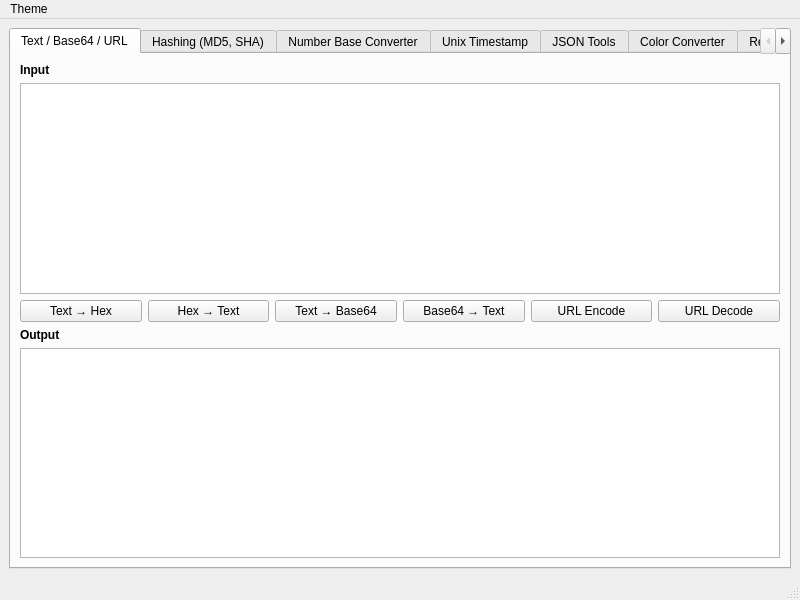
<?xml version="1.0" encoding="UTF-8"?>
<ui version="4.0">
 <class>MainWindow</class>
 <widget class="QMainWindow" name="MainWindow">
  <property name="geometry">
   <rect>
    <x>0</x>
    <y>0</y>
    <width>800</width>
    <height>600</height>
   </rect>
  </property>
  <property name="windowTitle">
   <string>MainWindow</string>
  </property>
  <property name="styleSheet">
   <string notr="true"/>
  </property>
  <widget class="QWidget" name="centralwidget">
   <layout class="QVBoxLayout" name="verticalLayout">
    <item>
     <widget class="QTabWidget" name="tabWidget">
      <property name="currentIndex">
       <number>0</number>
      </property>
      <widget class="QWidget" name="textConvTab">
       <attribute name="title">
        <string>Text / Base64 / URL</string>
       </attribute>
       <layout class="QVBoxLayout" name="verticalLayout_2">
        <item>
         <widget class="QLabel" name="label">
          <property name="text">
           <string>&lt;b&gt;Input&lt;/b&gt;</string>
          </property>
         </widget>
        </item>
        <item>
         <widget class="QPlainTextEdit" name="textInput">
          <property name="font">
           <font>
            <family>Consolas</family>
            <pointsize>10</pointsize>
           </font>
          </property>
         </widget>
        </item>
        <item>
         <layout class="QHBoxLayout" name="horizontalLayout">
          <item>
           <widget class="QPushButton" name="btnTextToHex">
            <property name="text">
             <string>Text → Hex</string>
            </property>
           </widget>
          </item>
          <item>
           <widget class="QPushButton" name="btnHexToText">
            <property name="text">
             <string>Hex → Text</string>
            </property>
           </widget>
          </item>
          <item>
           <widget class="QPushButton" name="btnTextToBase64">
            <property name="text">
             <string>Text → Base64</string>
            </property>
           </widget>
          </item>
          <item>
           <widget class="QPushButton" name="btnBase64ToText">
            <property name="text">
             <string>Base64 → Text</string>
            </property>
           </widget>
          </item>
          <item>
           <widget class="QPushButton" name="btnUrlEncode">
            <property name="text">
             <string>URL Encode</string>
            </property>
           </widget>
          </item>
          <item>
           <widget class="QPushButton" name="btnUrlDecode">
            <property name="text">
             <string>URL Decode</string>
            </property>
           </widget>
          </item>
         </layout>
        </item>
        <item>
         <widget class="QLabel" name="label_2">
          <property name="text">
           <string>&lt;b&gt;Output&lt;/b&gt;</string>
          </property>
         </widget>
        </item>
        <item>
         <widget class="QPlainTextEdit" name="textOutput">
          <property name="font">
           <font>
            <family>Consolas</family>
            <pointsize>10</pointsize>
           </font>
          </property>
          <property name="readOnly">
           <bool>true</bool>
          </property>
         </widget>
        </item>
       </layout>
      </widget>
      <widget class="QWidget" name="hashTab">
       <attribute name="title">
        <string>Hashing (MD5, SHA)</string>
       </attribute>
       <layout class="QVBoxLayout" name="verticalLayout_3">
        <item>
         <widget class="QLabel" name="label_3">
          <property name="text">
           <string>&lt;b&gt;Input Text&lt;/b&gt; (Hashes will update automatically as you type)</string>
          </property>
         </widget>
        </item>
        <item>
         <widget class="QPlainTextEdit" name="hashInputText"/>
        </item>
        <item>
         <layout class="QFormLayout" name="formLayout">
          <item row="0" column="0">
           <widget class="QLabel" name="label_4">
            <property name="text">
             <string>&lt;b&gt;MD5:&lt;/b&gt;</string>
            </property>
           </widget>
          </item>
          <item row="0" column="1">
           <widget class="QLineEdit" name="md5Result">
            <property name="font">
             <font>
              <family>Consolas</family>
             </font>
            </property>
            <property name="readOnly">
             <bool>true</bool>
            </property>
           </widget>
          </item>
          <item row="1" column="0">
           <widget class="QLabel" name="label_5">
            <property name="text">
             <string>&lt;b&gt;SHA-1:&lt;/b&gt;</string>
            </property>
           </widget>
          </item>
          <item row="1" column="1">
           <widget class="QLineEdit" name="sha1Result">
            <property name="font">
             <font>
              <family>Consolas</family>
             </font>
            </property>
            <property name="readOnly">
             <bool>true</bool>
            </property>
           </widget>
          </item>
          <item row="2" column="0">
           <widget class="QLabel" name="label_6">
            <property name="text">
             <string>&lt;b&gt;SHA-256:&lt;/b&gt;</string>
            </property>
           </widget>
          </item>
          <item row="2" column="1">
           <widget class="QLineEdit" name="sha256Result">
            <property name="font">
             <font>
              <family>Consolas</family>
             </font>
            </property>
            <property name="readOnly">
             <bool>true</bool>
            </property>
           </widget>
          </item>
          <item row="3" column="0">
           <widget class="QLabel" name="label_7">
            <property name="text">
             <string>&lt;b&gt;SHA-512:&lt;/b&gt;</string>
            </property>
           </widget>
          </item>
          <item row="3" column="1">
           <widget class="QLineEdit" name="sha512Result">
            <property name="font">
             <font>
              <family>Consolas</family>
             </font>
            </property>
            <property name="readOnly">
             <bool>true</bool>
            </property>
           </widget>
          </item>
         </layout>
        </item>
        <item>
         <spacer name="verticalSpacer">
          <property name="orientation">
           <enum>Qt::Vertical</enum>
          </property>
          <property name="sizeHint" stdset="0">
           <size>
            <width>20</width>
            <height>40</height>
           </size>
          </property>
         </spacer>
        </item>
       </layout>
      </widget>
      <widget class="QWidget" name="numberBaseTab">
       <attribute name="title">
        <string>Number Base Converter</string>
       </attribute>
       <layout class="QVBoxLayout" name="verticalLayout_4">
        <item>
         <widget class="QLabel" name="label_12">
          <property name="text">
           <string>Enter a value in any field and the others will update automatically.</string>
          </property>
         </widget>
        </item>
        <item>
         <layout class="QFormLayout" name="formLayout_2">
          <item row="0" column="0">
           <widget class="QLabel" name="label_8">
            <property name="text">
             <string>&lt;b&gt;Decimal&lt;/b&gt;</string>
            </property>
           </widget>
          </item>
          <item row="0" column="1">
           <widget class="QLineEdit" name="decLineEdit">
            <property name="font">
             <font>
              <family>Consolas</family>
              <pointsize>10</pointsize>
             </font>
            </property>
           </widget>
          </item>
          <item row="1" column="0">
           <widget class="QLabel" name="label_9">
            <property name="text">
             <string>&lt;b&gt;Hexadecimal&lt;/b&gt;</string>
            </property>
           </widget>
          </item>
          <item row="1" column="1">
           <widget class="QLineEdit" name="hexLineEdit">
            <property name="font">
             <font>
              <family>Consolas</family>
              <pointsize>10</pointsize>
             </font>
            </property>
           </widget>
          </item>
          <item row="2" column="0">
           <widget class="QLabel" name="label_10">
            <property name="text">
             <string>&lt;b&gt;Binary&lt;/b&gt;</string>
            </property>
           </widget>
          </item>
          <item row="2" column="1">
           <widget class="QLineEdit" name="binLineEdit">
            <property name="font">
             <font>
              <family>Consolas</family>
              <pointsize>10</pointsize>
             </font>
            </property>
           </widget>
          </item>
          <item row="3" column="0">
           <widget class="QLabel" name="label_11">
            <property name="text">
             <string>&lt;b&gt;Octal&lt;/b&gt;</string>
            </property>
           </widget>
          </item>
          <item row="3" column="1">
           <widget class="QLineEdit" name="octLineEdit">
            <property name="font">
             <font>
              <family>Consolas</family>
              <pointsize>10</pointsize>
             </font>
            </property>
           </widget>
          </item>
         </layout>
        </item>
        <item>
         <spacer name="verticalSpacer_2">
          <property name="orientation">
           <enum>Qt::Vertical</enum>
          </property>
          <property name="sizeHint" stdset="0">
           <size>
            <width>20</width>
            <height>196</height>
           </size>
          </property>
         </spacer>
        </item>
       </layout>
      </widget>
      <widget class="QWidget" name="timestampTab">
       <attribute name="title">
        <string>Unix Timestamp</string>
       </attribute>
       <layout class="QVBoxLayout" name="verticalLayout_5">
        <item>
         <layout class="QFormLayout" name="formLayout_3">
          <item row="0" column="0">
           <widget class="QLabel" name="label_13">
            <property name="text">
             <string>&lt;b&gt;Unix Timestamp (seconds)&lt;/b&gt;</string>
            </property>
           </widget>
          </item>
          <item row="0" column="1">
           <widget class="QLineEdit" name="timestampLineEdit">
            <property name="font">
             <font>
              <family>Consolas</family>
              <pointsize>10</pointsize>
             </font>
            </property>
           </widget>
          </item>
          <item row="2" column="0">
           <widget class="QLabel" name="label_14">
            <property name="text">
             <string>&lt;b&gt;Human-Readable Date (UTC)&lt;/b&gt;</string>
            </property>
           </widget>
          </item>
          <item row="2" column="1">
           <widget class="QDateTimeEdit" name="dateTimeEdit">
            <property name="font">
             <font>
              <pointsize>10</pointsize>
             </font>
            </property>
            <property name="displayFormat">
             <string>yyyy-MM-dd hh:mm:ss</string>
            </property>
            <property name="calendarPopup">
             <bool>true</bool>
            </property>
           </widget>
          </item>
          <item row="1" column="1">
           <layout class="QHBoxLayout" name="horizontalLayout_2">
            <item>
             <widget class="QPushButton" name="btnTimestampToDate">
              <property name="text">
               <string>▼   Convert to Date   ▼</string>
              </property>
             </widget>
            </item>
            <item>
             <widget class="QPushButton" name="btnDateToTimestamp">
              <property name="text">
               <string>▲ Convert to Timestamp ▲</string>
              </property>
             </widget>
            </item>
            <item>
             <spacer name="horizontalSpacer">
              <property name="orientation">
               <enum>Qt::Horizontal</enum>
              </property>
              <property name="sizeHint" stdset="0">
               <size>
                <width>40</width>
                <height>20</height>
               </size>
              </property>
             </spacer>
            </item>
            <item>
             <widget class="QPushButton" name="btnNow">
              <property name="text">
               <string>Now</string>
              </property>
             </widget>
            </item>
           </layout>
          </item>
         </layout>
        </item>
        <item>
         <spacer name="verticalSpacer_3">
          <property name="orientation">
           <enum>Qt::Vertical</enum>
          </property>
          <property name="sizeHint" stdset="0">
           <size>
            <width>20</width>
            <height>298</height>
           </size>
          </property>
         </spacer>
        </item>
       </layout>
      </widget>
      <widget class="QWidget" name="jsonTab">
       <attribute name="title">
        <string>JSON Tools</string>
       </attribute>
       <layout class="QVBoxLayout" name="verticalLayout_6">
        <item>
         <widget class="QLabel" name="label_15">
          <property name="text">
           <string>&lt;b&gt;JSON Input&lt;/b&gt;</string>
          </property>
         </widget>
        </item>
        <item>
         <widget class="QPlainTextEdit" name="jsonInput">
          <property name="font">
           <font>
            <family>Consolas</family>
           </font>
          </property>
         </widget>
        </item>
        <item>
         <layout class="QHBoxLayout" name="horizontalLayout_3">
          <item>
           <widget class="QPushButton" name="btnFormatJson">
            <property name="text">
             <string>Format &amp;&amp; Validate</string>
            </property>
           </widget>
          </item>
          <item>
           <widget class="QLabel" name="jsonStatusLabel">
            <property name="text">
             <string>Status: Awaiting input...</string>
            </property>
           </widget>
          </item>
          <item>
           <spacer name="horizontalSpacer_2">
            <property name="orientation">
             <enum>Qt::Horizontal</enum>
            </property>
            <property name="sizeHint" stdset="0">
             <size>
              <width>40</width>
              <height>20</height>
             </size>
            </property>
           </spacer>
          </item>
         </layout>
        </item>
        <item>
         <widget class="QLabel" name="label_16">
          <property name="text">
           <string>&lt;b&gt;Formatted Output&lt;/b&gt;</string>
          </property>
         </widget>
        </item>
        <item>
         <widget class="QPlainTextEdit" name="jsonOutput">
          <property name="font">
           <font>
            <family>Consolas</family>
           </font>
          </property>
          <property name="readOnly">
           <bool>true</bool>
          </property>
         </widget>
        </item>
       </layout>
      </widget>
      <widget class="QWidget" name="colorTab">
       <attribute name="title">
        <string>Color Converter</string>
       </attribute>
       <layout class="QVBoxLayout" name="verticalLayout_7">
        <item>
         <layout class="QHBoxLayout" name="horizontalLayout_4">
          <item>
           <layout class="QFormLayout" name="formLayout_4">
            <item row="0" column="0">
             <widget class="QLabel" name="label_17">
              <property name="text">
               <string>&lt;b&gt;HEX&lt;/b&gt;</string>
              </property>
             </widget>
            </item>
            <item row="0" column="1">
             <widget class="QLineEdit" name="hexColorLineEdit">
              <property name="text">
               <string/>
              </property>
              <property name="placeholderText">
               <string>#RRGGBB</string>
              </property>
             </widget>
            </item>
            <item row="1" column="0">
             <widget class="QLabel" name="label_18">
              <property name="text">
               <string>&lt;b&gt;RGB&lt;/b&gt;</string>
              </property>
             </widget>
            </item>
            <item row="1" column="1">
             <layout class="QHBoxLayout" name="horizontalLayout_5">
              <item>
               <widget class="QLineEdit" name="redLineEdit">
                <property name="placeholderText">
                 <string>R</string>
                </property>
               </widget>
              </item>
              <item>
               <widget class="QLineEdit" name="greenLineEdit">
                <property name="placeholderText">
                 <string>G</string>
                </property>
               </widget>
              </item>
              <item>
               <widget class="QLineEdit" name="blueLineEdit">
                <property name="placeholderText">
                 <string>B</string>
                </property>
               </widget>
              </item>
             </layout>
            </item>
            <item row="2" column="0">
             <widget class="QLabel" name="label_19">
              <property name="text">
               <string>&lt;b&gt;HSL&lt;/b&gt;</string>
              </property>
             </widget>
            </item>
            <item row="2" column="1">
             <layout class="QHBoxLayout" name="horizontalLayout_6">
              <item>
               <widget class="QLineEdit" name="hueLineEdit">
                <property name="placeholderText">
                 <string>H</string>
                </property>
               </widget>
              </item>
              <item>
               <widget class="QLineEdit" name="satLineEdit">
                <property name="placeholderText">
                 <string>S</string>
                </property>
               </widget>
              </item>
              <item>
               <widget class="QLineEdit" name="lightLineEdit">
                <property name="placeholderText">
                 <string>L</string>
                </property>
               </widget>
              </item>
             </layout>
            </item>
           </layout>
          </item>
          <item>
           <layout class="QVBoxLayout" name="verticalLayout_8">
            <item>
             <widget class="QFrame" name="colorPreviewFrame">
              <property name="minimumSize">
               <size>
                <width>150</width>
                <height>150</height>
               </size>
              </property>
              <property name="autoFillBackground">
               <bool>false</bool>
              </property>
              <property name="styleSheet">
               <string notr="true">background-color: rgb(0, 0, 255); border: 1px solid black;</string>
              </property>
              <property name="frameShape">
               <enum>QFrame::StyledPanel</enum>
              </property>
              <property name="frameShadow">
               <enum>QFrame::Raised</enum>
              </property>
             </widget>
            </item>
            <item>
             <widget class="QPushButton" name="btnPickColor">
              <property name="text">
               <string>Pick Color...</string>
              </property>
             </widget>
            </item>
           </layout>
          </item>
         </layout>
        </item>
        <item>
         <spacer name="verticalSpacer_4">
          <property name="orientation">
           <enum>Qt::Vertical</enum>
          </property>
          <property name="sizeHint" stdset="0">
           <size>
            <width>20</width>
            <height>40</height>
           </size>
          </property>
         </spacer>
        </item>
       </layout>
      </widget>
      <widget class="QWidget" name="regexTab">
       <attribute name="title">
        <string>Regex Tester</string>
       </attribute>
       <layout class="QVBoxLayout" name="verticalLayout_9">
        <item>
         <widget class="QLabel" name="label_20">
          <property name="text">
           <string>&lt;b&gt;Regular Expression&lt;/b&gt;</string>
          </property>
         </widget>
        </item>
        <item>
         <widget class="QLineEdit" name="regexInput">
          <property name="font">
           <font>
            <family>Consolas</family>
           </font>
          </property>
          <property name="placeholderText">
           <string>Enter your regex pattern here...</string>
          </property>
         </widget>
        </item>
        <item>
         <widget class="QLabel" name="label_21">
          <property name="text">
           <string>&lt;b&gt;Test String&lt;/b&gt;</string>
          </property>
         </widget>
        </item>
        <item>
         <widget class="QPlainTextEdit" name="regexTestString">
          <property name="font">
           <font>
            <family>Consolas</family>
           </font>
          </property>
         </widget>
        </item>
        <item>
         <widget class="QLabel" name="regexStatusLabel">
          <property name="text">
           <string>Status:</string>
          </property>
         </widget>
        </item>
        <item>
         <widget class="QLabel" name="label_22">
          <property name="text">
           <string>&lt;b&gt;Matches&lt;/b&gt;</string>
          </property>
         </widget>
        </item>
        <item>
         <widget class="QListWidget" name="regexMatchesList"/>
        </item>
       </layout>
      </widget>
      <widget class="QWidget" name="uuidTab">
       <attribute name="title">
        <string>UUID Generator</string>
       </attribute>
       <layout class="QVBoxLayout" name="verticalLayout_10">
        <item>
         <widget class="QLabel" name="label_23">
          <property name="text">
           <string>&lt;b&gt;Generated UUID (v4)&lt;/b&gt;</string>
          </property>
         </widget>
        </item>
        <item>
         <layout class="QHBoxLayout" name="horizontalLayout_7">
          <item>
           <widget class="QLineEdit" name="uuidLineEdit">
            <property name="font">
             <font>
              <family>Consolas</family>
              <pointsize>12</pointsize>
             </font>
            </property>
            <property name="readOnly">
             <bool>true</bool>
            </property>
           </widget>
          </item>
          <item>
           <widget class="QToolButton" name="btnCopyUuid">
            <property name="toolTip">
             <string>Copy to clipboard</string>
            </property>
            <property name="text">
             <string>...</string>
            </property>
           </widget>
          </item>
         </layout>
        </item>
        <item>
         <widget class="QPushButton" name="btnGenerateUuid">
          <property name="text">
           <string>Generate New UUID</string>
          </property>
         </widget>
        </item>
        <item>
         <spacer name="verticalSpacer_5">
          <property name="orientation">
           <enum>Qt::Vertical</enum>
          </property>
          <property name="sizeHint" stdset="0">
           <size>
            <width>20</width>
            <height>40</height>
           </size>
          </property>
         </spacer>
        </item>
       </layout>
      </widget>
      <widget class="QWidget" name="loremTab">
       <attribute name="title">
        <string>Lorem Ipsum</string>
       </attribute>
       <layout class="QVBoxLayout" name="verticalLayout_11">
        <item>
         <layout class="QHBoxLayout" name="horizontalLayout_8">
          <item>
           <widget class="QLabel" name="label_24">
            <property name="text">
             <string>Generate</string>
            </property>
           </widget>
          </item>
          <item>
           <widget class="QSpinBox" name="loremCountSpinBox">
            <property name="minimum">
             <number>1</number>
            </property>
            <property name="maximum">
             <number>999</number>
            </property>
            <property name="value">
             <number>5</number>
            </property>
           </widget>
          </item>
          <item>
           <widget class="QRadioButton" name="loremWordsRadio">
            <property name="text">
             <string>Words</string>
            </property>
           </widget>
          </item>
          <item>
           <widget class="QRadioButton" name="loremSentencesRadio">
            <property name="text">
             <string>Sentences</string>
            </property>
           </widget>
          </item>
          <item>
           <widget class="QRadioButton" name="loremParagraphsRadio">
            <property name="text">
             <string>Paragraphs</string>
            </property>
            <property name="checked">
             <bool>true</bool>
            </property>
           </widget>
          </item>
          <item>
           <widget class="QPushButton" name="btnGenerateLorem">
            <property name="text">
             <string>Generate Text</string>
            </property>
           </widget>
          </item>
          <item>
           <spacer name="horizontalSpacer_3">
            <property name="orientation">
             <enum>Qt::Horizontal</enum>
            </property>
            <property name="sizeHint" stdset="0">
             <size>
              <width>40</width>
              <height>20</height>
             </size>
            </property>
           </spacer>
          </item>
         </layout>
        </item>
        <item>
         <widget class="QPlainTextEdit" name="loremOutput">
          <property name="readOnly">
           <bool>true</bool>
          </property>
         </widget>
        </item>
       </layout>
      </widget>
     </widget>
    </item>
   </layout>
  </widget>
  <widget class="QMenuBar" name="menubar">
   <property name="geometry">
    <rect>
     <x>0</x>
     <y>0</y>
     <width>800</width>
     <height>21</height>
    </rect>
   </property>
   <widget class="QMenu" name="menuTheme">
    <property name="title">
     <string>Theme</string>
    </property>
    <addaction name="actionLight_Mode"/>
    <addaction name="actionDark_Mode"/>
   </widget>
   <addaction name="menuTheme"/>
  </widget>
  <widget class="QStatusBar" name="statusbar"/>
  <action name="actionLight_Mode">
   <property name="text">
    <string>Light Mode</string>
   </property>
  </action>
  <action name="actionDark_Mode">
   <property name="text">
    <string>Dark Mode</string>
   </property>
  </action>
 </widget>
 <resources/>
 <connections>
  <connection>
   <sender>redLineEdit</sender>
   <signal>textChanged(QString)</signal>
   <receiver>MainWindow</receiver>
   <slot>on_rgbColorLineEdit_textChanged(QString)</slot>
   <hints>
    <hint type="sourcelabel">
     <x>352</x>
     <y>305</y>
    </hint>
    <hint type="destinationlabel">
     <x>374</x>
     <y>299</y>
    </hint>
   </hints>
  </connection>
  <connection>
   <sender>greenLineEdit</sender>
   <signal>textChanged(QString)</signal>
   <receiver>MainWindow</receiver>
   <slot>on_rgbColorLineEdit_textChanged(QString)</slot>
   <hints>
    <hint type="sourcelabel">
     <x>411</x>
     <y>305</y>
    </hint>
    <hint type="destinationlabel">
     <x>374</x>
     <y>299</y>
    </hint>
   </hints>
  </connection>
  <connection>
   <sender>blueLineEdit</sender>
   <signal>textChanged(QString)</signal>
   <receiver>MainWindow</receiver>
   <slot>on_rgbColorLineEdit_textChanged(QString)</slot>
   <hints>
    <hint type="sourcelabel">
     <x>484</x>
     <y>305</y>
    </hint>
    <hint type="destinationlabel">
     <x>374</x>
     <y>299</y>
    </hint>
   </hints>
  </connection>
  <connection>
   <sender>hueLineEdit</sender>
   <signal>textChanged(QString)</signal>
   <receiver>MainWindow</receiver>
   <slot>on_hslColorLineEdit_textChanged(QString)</slot>
   <hints>
    <hint type="sourcelabel">
     <x>352</x>
     <y>334</y>
    </hint>
    <hint type="destinationlabel">
     <x>374</x>
     <y>299</y>
    </hint>
   </hints>
  </connection>
  <connection>
   <sender>satLineEdit</sender>
   <signal>textChanged(QString)</signal>
   <receiver>MainWindow</receiver>
   <slot>on_hslColorLineEdit_textChanged(QString)</slot>
   <hints>
    <hint type="sourcelabel">
     <x>411</x>
     <y>334</y>
    </hint>
    <hint type="destinationlabel">
     <x>374</x>
     <y>299</y>
    </hint>
   </hints>
  </connection>
  <connection>
   <sender>lightLineEdit</sender>
   <signal>textChanged(QString)</signal>
   <receiver>MainWindow</receiver>
   <slot>on_hslColorLineEdit_textChanged(QString)</slot>
   <hints>
    <hint type="sourcelabel">
     <x>484</x>
     <y>334</y>
    </hint>
    <hint type="destinationlabel">
     <x>374</x>
     <y>299</y>
    </hint>
   </hints>
  </connection>
  <connection>
   <sender>regexTestString</sender>
   <signal>textChanged()</signal>
   <receiver>MainWindow</receiver>
   <slot>on_regexTestString_textChanged()</slot>
   <hints>
    <hint type="sourcelabel">
     <x>374</x>
     <y>225</y>
    </hint>
    <hint type="destinationlabel">
     <x>374</x>
     <y>299</y>
    </hint>
   </hints>
  </connection>
 </connections>
</ui>
